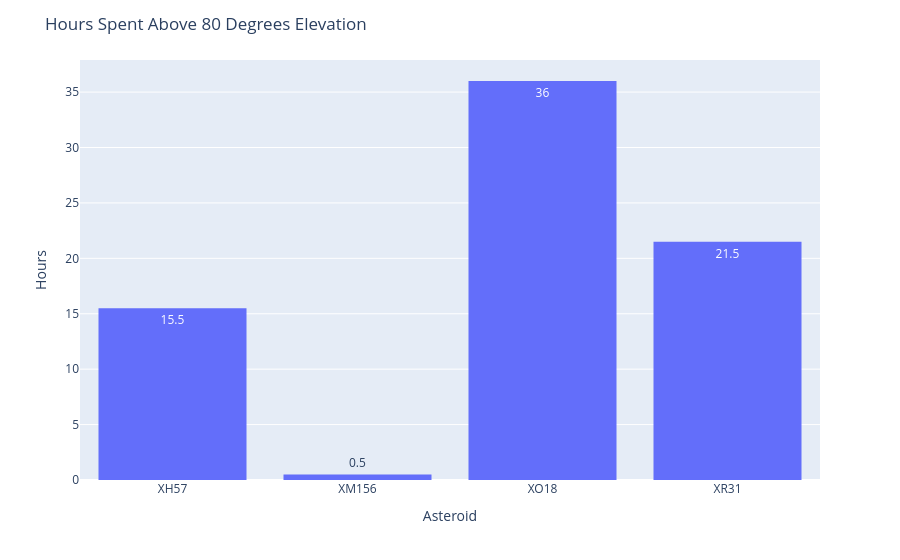

The cell this chart's notebook holds for it:
### Code cell
hours_aggregated_80 = combined_df_80.groupby('Asteroid')['time'].size().groupby(level='Asteroid').sum().div(2).reset_index(drop=False)
fig = px.histogram(hours_aggregated_80, x = 'Asteroid', y = 'time', text_auto=True)
fig.update_layout(
    title=dict(
        text="Hours Spent Above 80 Degrees Elevation"
    ),
    xaxis=dict(
        title=dict(
            text="Asteroid"
        )
    ),
    yaxis=dict(
        title=dict(
            text="Hours"
        )
    ))
fig.show()

### Figure 1 — Plotly figure (JSON) as saved in the notebook; plotly's stock layout.template omitted (floating-point values rounded to 4 significant figures)
{"data": [{"alignmentgroup": "True", "bingroup": "x", "histfunc": "sum", "hovertemplate": "Asteroid=%{x}<br>sum of time=%{y}<extra></extra>", "legendgroup": "", "marker": {"color": "#636efa", "pattern": {"shape": ""}}, "name": "", "offsetgroup": "", "orientation": "v", "showlegend": false, "texttemplate": "%{value}", "type": "histogram", "x": ["XH57", "XM156", "XO18", "XR31"], "xaxis": "x", "y": [15.5, 0.5, 36, 21.5], "yaxis": "y"}], "layout": {"autosize": true, "barmode": "relative", "legend": {"tracegroupgap": 0}, "margin": {"t": 60}, "title": {"text": "Hours Spent Above 80 Degrees Elevation"}, "xaxis": {"anchor": "y", "autorange": true, "domain": [0, 1], "range": [-0.5, 3.5], "title": {"text": "Asteroid"}, "type": "category"}, "yaxis": {"anchor": "x", "autorange": true, "domain": [0, 1], "range": [0, 37.89], "title": {"text": "Hours"}, "type": "linear"}}}
